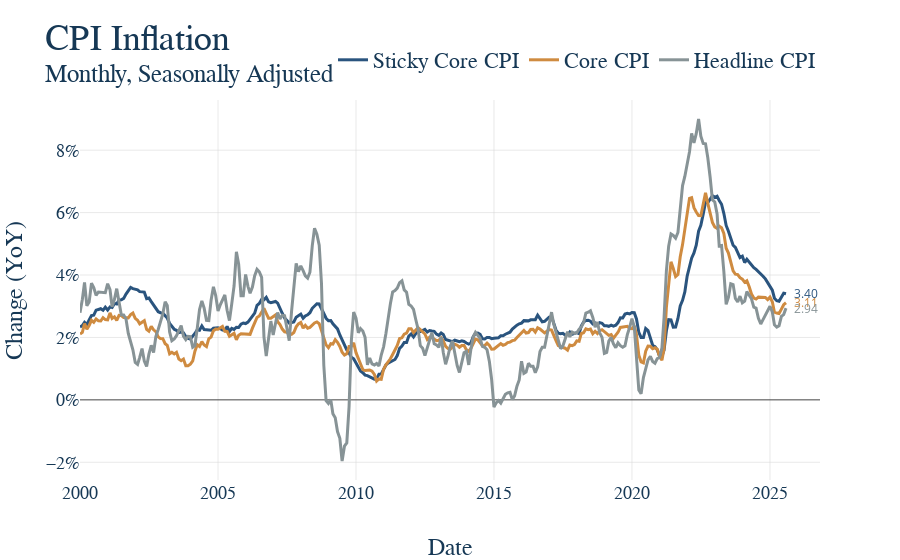

The notebook cell this image was saved under:
### Markdown cell above
5. Now that all our data is ready, make the graph and have it save itself as a .html file to graph_output whenver the notebooks is rerun. The name of the file should exactly match the notebook name. For instance, this file "example.ipynb" produces the graph "example.html." Nice work, you made a graph!

### Code cell
# First make the figure
fig = go.Figure()


# Loop the columns of the dataframe and plot each as a separate trace
for col in joined_df.columns:
    fig.add_trace(
        go.Scatter(
            x=joined_df.index,
            y=joined_df[col],
            mode='lines',
            name=col
        )
    )

# Update the titles, using the html tage <sup> for a subtitle 
fig.update_layout(
    title = dict(text = 'CPI Inflation <br><sup>Monthly, Seasonally Adjusted </sup>'),
    xaxis_title="Date",
    yaxis_title="Change (YoY)",
)

# This is graph specific, but here we want the y-axis to be percent signs 
fig.update_yaxes(
    tickformat=".2f%",
    ticksuffix="%"
)

# Again, graph specific, we have a mutliyear series and want tick marks to be years
fig.update_xaxes(
    type='date',
    tickformat='%Y',
)

ut.add_end_labels(fig = fig)

# Show our figure (Dimensions may be off on different screen sizes)
fig.show()

# This should be the same for EVERY GRAPH!
# Save it to the graph_output folder with the name matching the file, as HTML
fig.write_html(GRAPH_OUTPUT_PATH / f"{GRAPH_NAME}.html")

### Figure 1 — Plotly figure (JSON) as saved in the notebook; plotly's stock layout.template omitted (floating-point values rounded to 4 significant figures; data arrays with more than 128 entries replaced by an {"elided": "..."} marker saying what was removed)
{"data": [{"mode": "lines", "name": "Sticky Core CPI", "x": {"elided": "308 str values"}, "y": {"elided": "308 float values"}, "type": "scatter"}, {"mode": "lines", "name": "Core CPI", "x": {"elided": "308 str values"}, "y": {"elided": "308 float values"}, "type": "scatter"}, {"mode": "lines", "name": "Headline CPI", "x": {"elided": "308 str values"}, "y": {"elided": "308 float values"}, "type": "scatter"}, {"hoverinfo": "skip", "marker": {"color": "#2A547E", "size": 8, "symbol": "circle"}, "mode": "markers", "showlegend": false, "x": [1754006400000000000], "y": [3.4], "zorder": 3, "type": "scatter"}, {"hoverinfo": "skip", "marker": {"color": "#CF8B40", "size": 8, "symbol": "circle"}, "mode": "markers", "showlegend": false, "x": [1754006400000000000], "y": [3.112], "zorder": 3, "type": "scatter"}, {"hoverinfo": "skip", "marker": {"color": "#879396", "size": 8, "symbol": "circle"}, "mode": "markers", "showlegend": false, "x": [1754006400000000000], "y": [2.939], "zorder": 3, "type": "scatter"}], "layout": {"title": {"text": "CPI Inflation <br><sup>Monthly, Seasonally Adjusted </sup>"}, "xaxis": {"title": {"text": "Date"}, "type": "date", "tickformat": "%Y"}, "yaxis": {"title": {"text": "Change (YoY)"}, "tickformat": ".2f%", "ticksuffix": "%"}, "annotations": [{"font": {"color": "#2A547E"}, "showarrow": false, "text": "3.40", "x": "2025-08-01T00:00:00", "xanchor": "left", "xshift": 6, "y": 3.4, "yanchor": "middle"}, {"font": {"color": "#CF8B40"}, "showarrow": false, "text": "3.11", "x": "2025-08-01T00:00:00", "xanchor": "left", "xshift": 6, "y": 3.112, "yanchor": "middle"}, {"font": {"color": "#879396"}, "showarrow": false, "text": "2.94", "x": "2025-08-01T00:00:00", "xanchor": "left", "xshift": 6, "y": 2.939, "yanchor": "middle"}]}}
